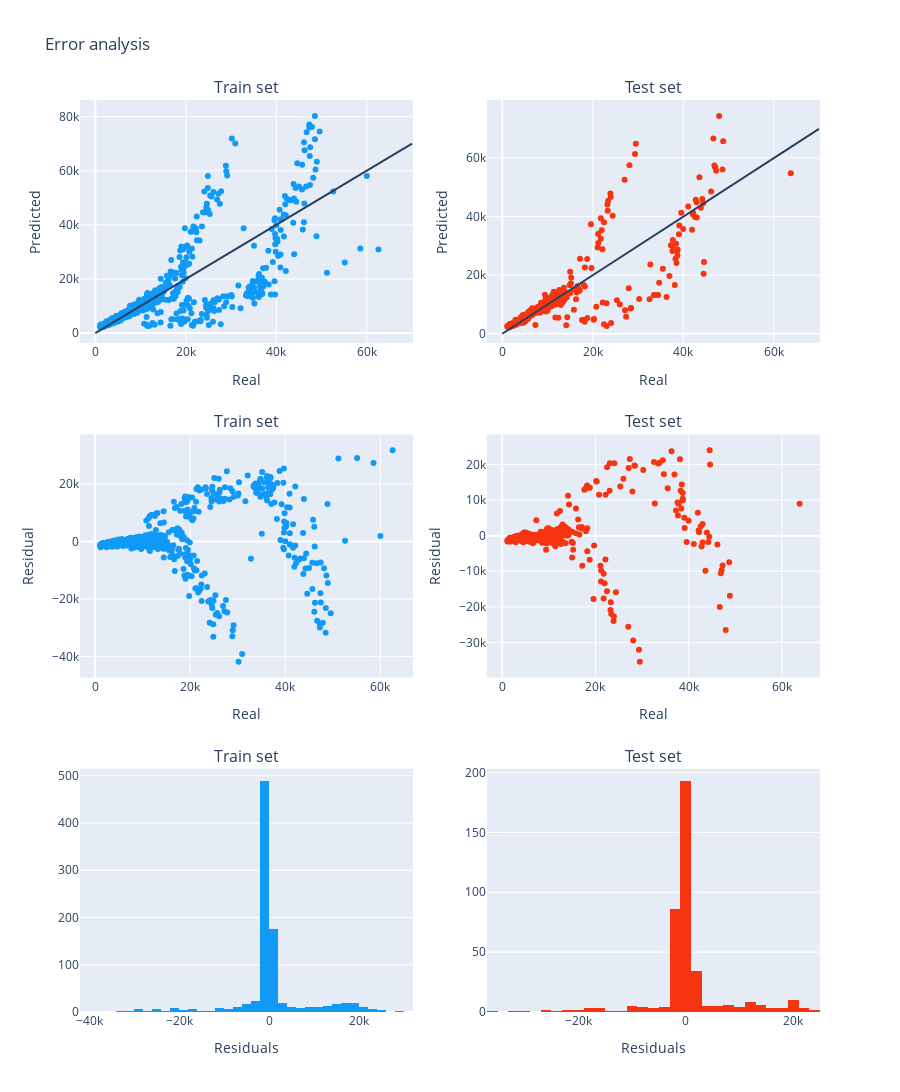

This figure's notebook cell:
### Code cell
# First plot
# add_trace: This method accepts a graph object trace (an instance of go.Scatter, go.Bar, etc.) and adds it to the figure
fig.add_trace(go.Scatter(x = train['y'], # add scatter plot of 'y' values from 'train' dataset 
                         y = train['y_pred'], # same for 'y_pred' values
                         mode='markers', # drawing mode for this scatter trace
                         marker_color='rgb(16, 154, 246)') #define marker color
                        ,row=1, col=1) # subplot 1,1

# Line of perfect fit
fig.add_shape(type="line", # type of shape
              x0=0, # x-coordinate of the shape's starting point
              y0=0, # y-coordinate of the shape's starting point
              x1=70000, # x-coordinate of the shape's ending point
              y1=70000, row=1, col=1) # y-coordinate of the shape's ending point and subplot 1,1

fig.update_xaxes(title_text="Real", row=1, col=1) # update x-axis title for subplot 1,1
fig.update_yaxes(title_text="Predicted", row=1, col=1) # update y-axis title for subplot 1,1

# Second plot
fig.add_trace(go.Scatter(x = test['y'], # add scatter plot of 'y' values from 'test' dataset
                         y = test['y_pred'], # same for 'y_pred' values
                        mode='markers',# drawing mode for this scatter trace
                        marker_color='rgb(246, 52, 16)')# define marker color
                        ,row=1, col=2) # subplot 1,2

fig.update_xaxes(title_text="Real", row=1, col=2) # update x-axis title for subplot 1,2
fig.update_yaxes(title_text="Predicted", row=1, col=2) # update y-axis title for subplot 1,2

# Line of perfect fit
fig.add_shape(type="line", # type of shape
              x0=0, # x-coordinate of the shape's starting point
              y0=0, # y-coordinate of the shape's starting point
              x1=70000, # x-coordinate of the shape's ending point
              y1=70000, row=1, col=2)# y-coordinate of the shape's ending point and subplot 1,2

# Third plot
fig.add_trace(go.Scatter(x = train['y'], # add scatter plot of 'y' values from 'train' dataset
                         y = train['Residuals'], # same for 'Residuals' values
                         mode='markers', # drawing mode for this scatter trace
                         marker_color='rgb(16, 154, 246)') # define marker color
                        ,row=2, col=1) # subplot 2,1

fig.update_xaxes(title_text="Real", row=2, col=1) # update x-axis title for subplot 2,1
fig.update_yaxes(title_text="Residual", row=2, col=1) # update y-axis title for subplot 2,1

# Forth plot
fig.add_trace(go.Scatter(x = test['y'], # add scatter plot of 'y' values from 'test' dataset
                         y = test['Residuals'], # same for 'Residuals' values
                         mode='markers', # drawing mode for this scatter trace
                         marker_color='rgb(246, 52, 16)') # define marker color
                        ,row=2, col=2) # subplot 2,2

fig.update_xaxes(title_text="Real", row=2, col=2) # update x-axis title for subplot 2,2
fig.update_yaxes(title_text="Residual", row=2, col=2) # update y-axis title for subplot 2,2

# Fifth plot
fig.add_trace(go.Histogram(x = train['Residuals'], # add histogram of 'Residuals' values from 'train' dataset
                           marker_color='rgb(16, 154, 246)') # define marker color
                        ,row=3, col=1) # subplot 3,1

fig.update_xaxes(title_text="Residuals", row=3, col=1) # update x-axis title for subplot 3,1

# Last plot
fig.add_trace(go.Histogram(x = test['Residuals'], # add histogram of 'Residuals' values from 'test' dataset
                          marker_color='rgb(246, 52, 16)') # define marker color
                        ,row=3, col=2) #  subplot 3,2

fig.update_xaxes(title_text="Residuals", row=3, col=2) # update x-axis title for subplot 3,2

fig.update_layout(title ='Error analysis', showlegend=False, height=1200) # update layout title and height of figure

fig.show() # show figure

### Figure 1 — Plotly figure (JSON) as saved in the notebook; plotly's stock layout.template omitted (floating-point values rounded to 4 significant figures; data arrays with more than 128 entries replaced by an {"elided": "..."} marker saying what was removed)
{"data": [{"marker": {"color": "rgb(16, 154, 246)"}, "mode": "markers", "type": "scatter", "x": {"elided": "936 float values"}, "xaxis": "x", "y": {"elided": "936 float values"}, "yaxis": "y"}, {"marker": {"color": "rgb(246, 52, 16)"}, "mode": "markers", "type": "scatter", "x": {"elided": "402 float values"}, "xaxis": "x2", "y": {"elided": "402 float values"}, "yaxis": "y2"}, {"marker": {"color": "rgb(16, 154, 246)"}, "mode": "markers", "type": "scatter", "x": {"elided": "936 float values"}, "xaxis": "x3", "y": {"elided": "936 float values"}, "yaxis": "y3"}, {"marker": {"color": "rgb(246, 52, 16)"}, "mode": "markers", "type": "scatter", "x": {"elided": "402 float values"}, "xaxis": "x4", "y": {"elided": "402 float values"}, "yaxis": "y4"}, {"marker": {"color": "rgb(16, 154, 246)"}, "type": "histogram", "x": {"elided": "936 float values"}, "xaxis": "x5", "yaxis": "y5"}, {"marker": {"color": "rgb(246, 52, 16)"}, "type": "histogram", "x": {"elided": "402 float values"}, "xaxis": "x6", "yaxis": "y6"}], "layout": {"annotations": [{"font": {"size": 16}, "showarrow": false, "text": "Train set", "x": 0.225, "xanchor": "center", "xref": "paper", "y": 1, "yanchor": "bottom", "yref": "paper"}, {"font": {"size": 16}, "showarrow": false, "text": "Test set", "x": 0.775, "xanchor": "center", "xref": "paper", "y": 1, "yanchor": "bottom", "yref": "paper"}, {"font": {"size": 16}, "showarrow": false, "text": "Train set", "x": 0.225, "xanchor": "center", "xref": "paper", "y": 0.6333, "yanchor": "bottom", "yref": "paper"}, {"font": {"size": 16}, "showarrow": false, "text": "Test set", "x": 0.775, "xanchor": "center", "xref": "paper", "y": 0.6333, "yanchor": "bottom", "yref": "paper"}, {"font": {"size": 16}, "showarrow": false, "text": "Train set", "x": 0.225, "xanchor": "center", "xref": "paper", "y": 0.2667, "yanchor": "bottom", "yref": "paper"}, {"font": {"size": 16}, "showarrow": false, "text": "Test set", "x": 0.775, "xanchor": "center", "xref": "paper", "y": 0.2667, "yanchor": "bottom", "yref": "paper"}], "height": 1200, "shapes": [{"type": "line", "x0": 0, "x1": 70000, "xref": "x", "y0": 0, "y1": 70000, "yref": "y"}, {"type": "line", "x0": 0, "x1": 70000, "xref": "x2", "y0": 0, "y1": 70000, "yref": "y2"}], "showlegend": false, "title": {"text": "Error analysis"}, "xaxis": {"anchor": "y", "domain": [0, 0.45], "title": {"text": "Real"}}, "xaxis2": {"anchor": "y2", "domain": [0.55, 1], "title": {"text": "Real"}}, "xaxis3": {"anchor": "y3", "domain": [0, 0.45], "title": {"text": "Real"}}, "xaxis4": {"anchor": "y4", "domain": [0.55, 1], "title": {"text": "Real"}}, "xaxis5": {"anchor": "y5", "domain": [0, 0.45], "title": {"text": "Residuals"}}, "xaxis6": {"anchor": "y6", "domain": [0.55, 1], "title": {"text": "Residuals"}}, "yaxis": {"anchor": "x", "domain": [0.7333, 1], "title": {"text": "Predicted"}}, "yaxis2": {"anchor": "x2", "domain": [0.7333, 1], "title": {"text": "Predicted"}}, "yaxis3": {"anchor": "x3", "domain": [0.3667, 0.6333], "title": {"text": "Residual"}}, "yaxis4": {"anchor": "x4", "domain": [0.3667, 0.6333], "title": {"text": "Residual"}}, "yaxis5": {"anchor": "x5", "domain": [0, 0.2667]}, "yaxis6": {"anchor": "x6", "domain": [0, 0.2667]}}}
